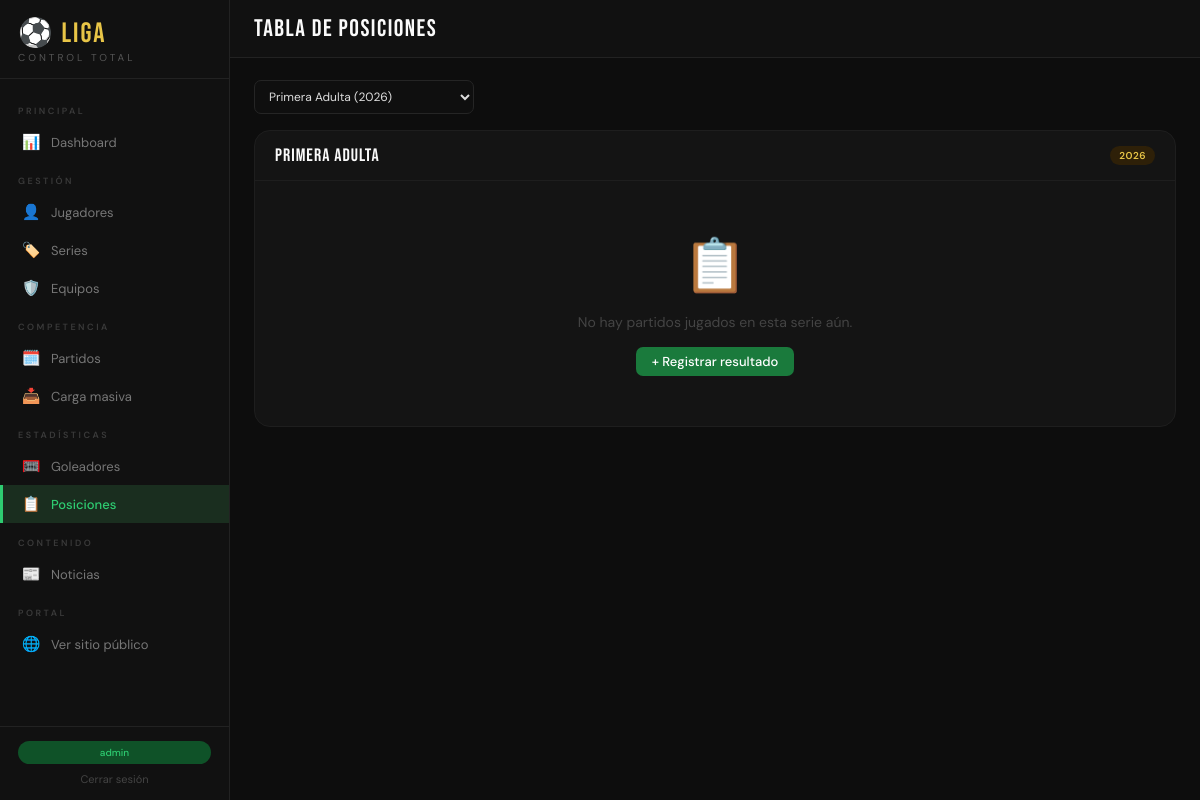
The app's page /admin/tabla/?serie_id=1 (signed in) with its own data.
### app/models/__init__.py (models this page shows, shortened)
class Usuario(UserMixin, db.Model):
    __tablename__ = 'usuarios'
    id = db.Column(db.Integer, primary_key=True)
    username = db.Column(db.String(64), unique=True, nullable=False)
    email = db.Column(db.String(120), unique=True, nullable=False)
    password_hash = db.Column(db.String(256), nullable=False)
    es_admin = db.Column(db.Boolean, default=False)
    creado_en = db.Column(db.DateTime, default=datetime.utcnow)

class Serie(db.Model):
    __tablename__ = 'series'
    id = db.Column(db.Integer, primary_key=True)
    codigo = db.Column(db.String(10), unique=True, nullable=False)
    nombre = db.Column(db.String(100), nullable=False)
    año = db.Column(db.Integer, nullable=False, default=date.today().year)
    categoria = db.Column(db.String(20))  # Sub-8, Sub-10, Adultos, etc.
    activa = db.Column(db.Boolean, default=True)
    creado_en = db.Column(db.DateTime, default=datetime.utcnow)
    jugadores = db.relationship('Jugador', backref='serie', lazy='dynamic')
    partidos = db.relationship('Partido', backref='serie', lazy='dynamic')

### app/routes/goleadores.py (the view)
@tabla_bp.route('/')
@login_required
def index():
    serie_id = request.args.get('serie_id', type=int)
    series = Serie.query.filter_by(activa=True).order_by(Serie.nombre).all()
    serie = Serie.query.get(serie_id) if serie_id else None
    tabla = []
    if serie_id:
        equipos = Equipo.query.filter_by(activo=True).all()
        for eq in equipos:
            stats = eq.stats_en_serie(serie_id)
            if stats['pj'] > 0:
                stats['equipo'] = eq
                tabla.append(stats)
        tabla.sort(key=lambda x: (-x['pts'], -x['dg'], -x['gf']))
    return render_template('tabla/index.html',
        tabla=tabla, series=series, serie=serie, serie_id=serie_id)

### app/models/__init__.py (called while the page is built, shortened)
@login_manager.user_loader
def load_user(user_id):
    return Usuario.query.get(int(user_id))

    def stats_en_serie(self, serie_id):
        partidos = Partido.query.filter(
            Partido.serie_id == serie_id,
            Partido.estado == 'jugado',
            db.or_(Partido.local_id == self.id, Partido.visita_id == self.id)
        ).all()
        stats = {'pj': 0, 'pg': 0, 'pe': 0, 'pp': 0, 'gf': 0, 'gc': 0, 'pts': 0}
        stats['dg'] = stats['gf'] - stats['gc']
        return stats

### app/templates/tabla/index.html (shortened to what this page needs)
{% extends 'base.html' %}
{% block topbar_title %}TABLA DE POSICIONES{% endblock %}
{% block content %}
<form method="GET" class="filters">
  <select name="serie_id" onchange="this.form.submit()" style="min-width:220px">
    {% for s in series %}
    <option value="{{ s.id }}" {{ 'selected' if s.id == serie_id else '' }}>{{ s.nombre }} ({{ s.año }})</option>
    {% endfor %}
  </select>
</form>
{% if serie %}
<div class="card">
  <div class="card-header">
    <span class="card-title">{{ serie.nombre|upper }}</span>
    <span class="badge b-amber">{{ serie.año }}</span>
  </div>
  <div class="table-wrap">
    {% if tabla %}
    <table>
      <thead>
        <tr>
          <th>#</th>
          <th>Equipo</th>
          <th title="Partidos jugados">PJ</th>
          <th title="Partidos ganados">PG</th>
          <th title="Partidos empatados">PE</th>
          <th title="Partidos perdidos">PP</th>
          <th title="Goles a favor">GF</th>
          <th title="Goles en contra">GC</th>
          <th title="Diferencia de goles">DG</th>
          <th title="Puntos">PTS</th>
        </tr>
      </thead>
      <tbody>
        {% for row in tabla %}
        <tr {% if loop.index <= 3 %}style="background:#111"{% endif %}>
          <td>
            <span class="rank-n {% if loop.index == 1 %}rank-1{% elif loop.index == 2 %}rank-2{% elif loop.index == 3 %}rank-3{% endif %}">
              {{ loop.index }}
            </span>
          </td>
          <td>
            <div style="display:flex;align-items:center;gap:10px">
              <div style="width:10px;height:10px;border-radius:50%;background:{{ row.equipo.color }}"></div>
              <span style="font-weight:500;color:#e0e0e0">{{ row.equipo.nombre }}</span>
            </div>
          </td>
          <td>{{ row.pj }}</td>
          <td style="color:var(--verde-claro)">{{ row.pg }}</td>
          <td style="color:#888">{{ row.pe }}</td>
          <td style="color:#e74c3c">{{ row.pp }}</td>
          <td>{{ row.gf }}</td>
          <td>{{ row.gc }}</td>
          <td style="color:{% if row.dg > 0 %}var(--verde-claro){% elif row.dg < 0 %}#e74c3c{% else %}#888{% endif %};font-weight:500">
            {% if row.dg > 0 %}+{% endif %}{{ row.dg }}
          </td>
          <td>
            <span style="font-family:'Bebas Neue',sans-serif;font-size:24px;color:var(--acento)">{{ row.pts }}</span>
          </td>
        </tr>
        {% endfor %}
      </tbody>
    </table>
    <div style="padding:14px 20px;border-top:1px solid #1e1e1e">
      <div style="display:flex;gap:20px;font-size:11px;color:#555">
        <span>PJ = Partidos jugados</span>
        <span>PG = Ganados (3 pts)</span>
        <span>PE = Empatados (1 pt)</span>
        <span>PP = Perdidos</span>
        <span>DG = Diferencia de goles</span>
      </div>
    </div>
    {% else %}
    <div class="empty-state">
      <div class="empty-icon">📋</div>
      <div class="empty-text">No hay partidos jugados en esta serie aún.</div>
      <a href="{{ url_for('partidos.nuevo') }}" class="btn btn-primary">+ Registrar resultado</a>
    </div>
    {% endif %}
  </div>
</div>
{% elif serie_id %}
<div class="empty-state"><div class="empty-icon">📋</div><div class="empty-text">Serie no encontrada.</div></div>
{% else %}
<div class="empty-state">
  <div class="empty-icon">📋</div>
  <div class="empty-text">Selecciona una serie para ver la tabla de posiciones.</div>
</div>
{% endif %}
{% endblock %}

### app/templates/base.html (shortened to what this page needs)
<!DOCTYPE html>
<html lang="es">
<head>
</head>
<body>
<nav class="sidebar" id="sidebar">
  <div class="logo">
    <div class="logo-title">⚽ LIGA</div>
    <div class="logo-sub">Control Total</div>
  </div>
  <div class="nav">
    <div class="nav-section">Principal</div>
    <a href="{{ url_for('dashboard.index') }}" class="nav-item {% if request.endpoint == 'dashboard.index' %}active{% endif %}">
      <span class="nav-icon">📊</span><span>Dashboard</span>
    </a>
    <div class="nav-section">Gestión</div>
    <a href="{{ url_for('jugadores.index') }}" class="nav-item {% if request.blueprint == 'jugadores' %}active{% endif %}">
      <span class="nav-icon">👤</span><span>Jugadores</span>
    </a>
    <a href="{{ url_for('series.index') }}" class="nav-item {% if request.blueprint == 'series' %}active{% endif %}">
      <span class="nav-icon">🏷️</span><span>Series</span>
    </a>
    <a href="{{ url_for('equipos.index') }}" class="nav-item {% if request.blueprint == 'equipos' %}active{% endif %}">
      <span class="nav-icon">🛡️</span><span>Equipos</span>
    </a>
    <div class="nav-section">Competencia</div>
    <a href="{{ url_for('partidos.index') }}" class="nav-item {% if request.blueprint == 'partidos' %}active{% endif %}">
      <span class="nav-icon">🗓️</span><span>Partidos</span>
    </a>
    <a href="{{ url_for('carga_masiva.partidos') }}" class="nav-item {% if request.blueprint == 'carga_masiva' %}active{% endif %}">
      <span class="nav-icon">📥</span><span>Carga masiva</span>
    </a>
    <div class="nav-section">Estadísticas</div>
    <a href="{{ url_for('goleadores.index') }}" class="nav-item {% if request.blueprint == 'goleadores' %}active{% endif %}">
      <span class="nav-icon">🥅</span><span>Goleadores</span>
    </a>
    <a href="{{ url_for('tabla.index') }}" class="nav-item {% if request.blueprint == 'tabla' %}active{% endif %}">
      <span class="nav-icon">📋</span><span>Posiciones</span>
    </a>
    <div class="nav-section">Contenido</div>
    <a href="{{ url_for('noticias_admin.index') }}" class="nav-item {% if request.blueprint == 'noticias_admin' %}active{% endif %}">
      <span class="nav-icon">📰</span><span>Noticias</span>
    </a>
    <div class="nav-section">Portal</div>
    <a href="{{ url_for('public.home') }}" class="nav-item" target="_blank">
      <span class="nav-icon">🌐</span><span>Ver sitio público</span>
    </a>
  </div>
  <div class="sidebar-footer">
    <span class="badge-liga">{{ current_user.username }}</span>
    <a href="{{ url_for('auth.logout') }}" style="display:block;text-align:center;font-size:11px;color:#444;margin-top:8px;text-decoration:none">Cerrar sesión</a>
  </div>
</nav>
<div class="main">
  <div class="topbar">
    <div style="display:flex;align-items:center;gap:10px">
      <div class="topbar-title">{% block topbar_title %}{% endblock %}</div>
    </div>
  </div>
  <div class="content">
    {% block content %}{% endblock %}
  </div>
</div>
</body>
</html>

### app/templates/base.html (style rules this page uses)
* { box-sizing:border-box;margin:0;padding:0 }
:root { --verde:#1a7a3c;--verde-claro:#2ecc71;--verde-oscuro:#0f5228; --negro:#0d0d0d;--blanco:#fafafa;--gris:#f0f0ee;--gris-medio:#d0d0cc; --acento:#e8c547;--rojo:#c0392b;--azul:#2980b9; --font-title:'Bebas Neue',sans-serif;--font-body:'DM Sans',sans-serif; --radius:10px;--radius-lg:16px;--sidebar-w:230px; }
body { font-family:var(--font-body);background:var(--negro);color:var(--blanco);min-height:100vh;display:flex }
.sidebar { width:var(--sidebar-w);background:#111;border-right:1px solid #222;position:fixed;top:0;left:0;height:100vh;display:flex;flex-direction:column;z-index:100;overflow-y:auto }
.logo { padding:20px 18px 14px;border-bottom:1px solid #222 }
.logo-title { font-family:var(--font-title);font-size:28px;color:var(--acento);letter-spacing:2px;line-height:1 }
.logo-sub { font-size:10px;color:#555;letter-spacing:3px;text-transform:uppercase;margin-top:3px }
.nav { flex:1;padding:12px 0 }
.nav-section { font-size:9px;letter-spacing:2.5px;color:#3a3a3a;text-transform:uppercase;padding:14px 18px 6px;font-weight:600 }
.nav-item { display:flex;align-items:center;gap:10px;padding:9px 18px;border-left:3px solid transparent;transition:all .15s;color:#777;font-size:13px;text-decoration:none }
.nav-item.active { background:#1a2e1f;color:var(--verde-claro);border-left-color:var(--verde-claro);font-weight:500 }
.nav-icon { font-size:15px;width:20px;text-align:center }
.sidebar-footer { padding:14px 18px;border-top:1px solid #222 }
.badge-liga { background:var(--verde-oscuro);color:var(--verde-claro);font-size:10px;padding:5px 10px;border-radius:20px;font-weight:500;text-align:center;display:block }
.main { margin-left:var(--sidebar-w);flex:1;display:flex;flex-direction:column;min-height:100vh }
.topbar { background:#111;border-bottom:1px solid #222;padding:0 24px;height:58px;display:flex;align-items:center;justify-content:space-between;position:sticky;top:0;z-index:50 }
.topbar-title { font-family:var(--font-title);font-size:24px;letter-spacing:1.5px }
.content { padding:22px 24px;flex:1 }
.btn { font-family:var(--font-body);font-size:13px;font-weight:500;padding:8px 16px;border-radius:7px;cursor:pointer;border:none;transition:all .15s;display:inline-flex;align-items:center;gap:7px;text-decoration:none;line-height:1 }
.btn-primary { background:var(--verde);color:#fff }
.card { background:#141414;border:1px solid #1e1e1e;border-radius:var(--radius-lg);overflow:hidden;margin-bottom:18px }
.card-header { padding:14px 20px;display:flex;justify-content:space-between;align-items:center;border-bottom:1px solid #1e1e1e }
.card-title { font-family:var(--font-title);font-size:18px;letter-spacing:1px }
.table-wrap { overflow-x:auto }
input[type=text],input[type=email],input[type=password],input[type=number],input[type=date],input[type=time],input[type=color],select,textarea { background:#0f0f0f;border:1px solid #252525;border-radius:7px;color:#ddd; font-family:var(--font-body);font-size:13px;padding:9px 12px;width:100%;transition:border .15s }
select option { background:#161616 }
.badge { display:inline-block;font-size:10px;font-weight:600;padding:3px 9px;border-radius:20px;letter-spacing:.5px;white-space:nowrap }
.b-amber { background:#2e2008;color:var(--acento) }
.empty-state { text-align:center;padding:50px 20px;color:#333 }
.empty-icon { font-size:52px;margin-bottom:14px }
.empty-text { font-size:14px;color:#444;margin-bottom:16px }
.filters { display:flex;gap:8px;align-items:center;margin-bottom:16px;flex-wrap:wrap }
.filters select,.filters input { width:auto;min-width:140px;padding:7px 10px;font-size:12px }

### records on screen
Usuario: username "admin"
Serie: nombre "PRIMERA ADULTA", año "2026"

### other values on screen
form field serie_id "Primera Adulta (2026)"
